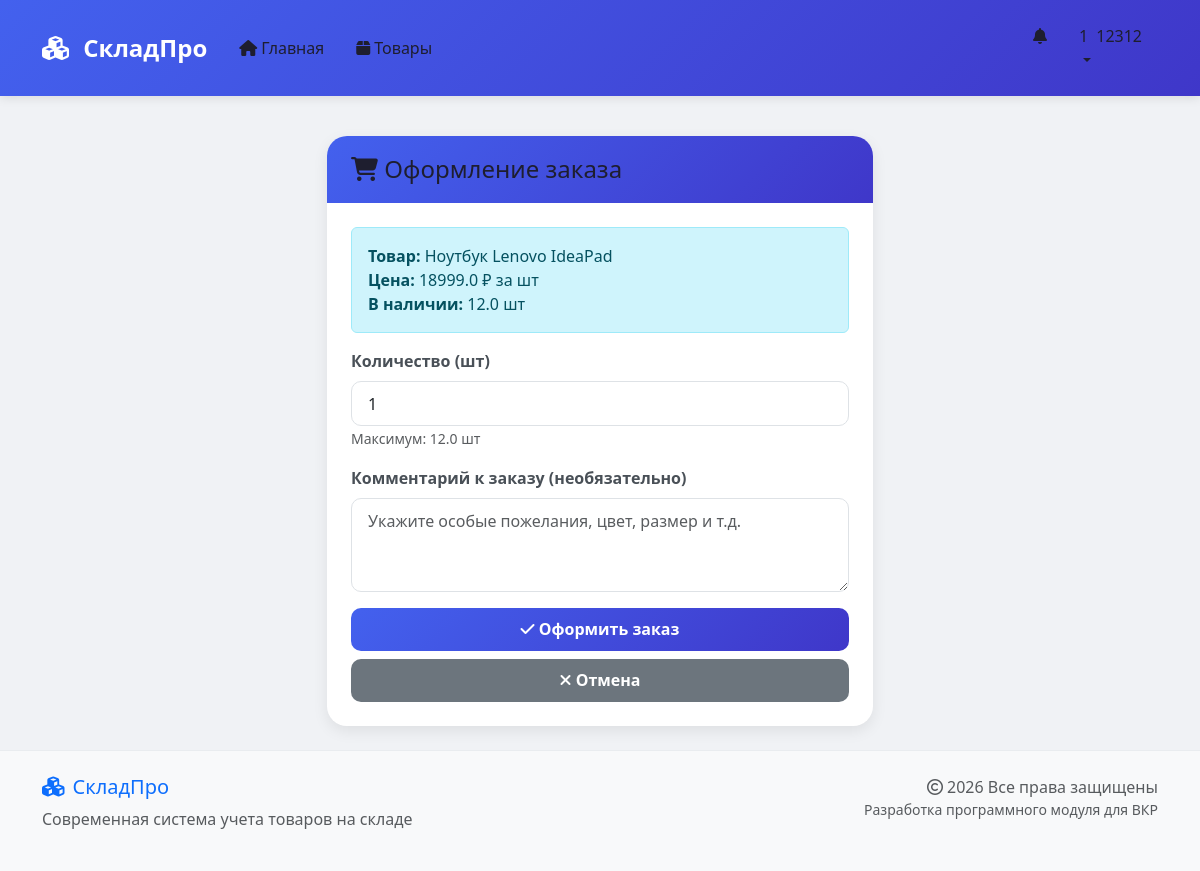
Page /order/1 (signed in) on the committed database.
### app/models.py (models this page shows, shortened)
class User(UserMixin, db.Model):
    id = db.Column(db.Integer, primary_key=True)
    username = db.Column(db.String(80), unique=True, nullable=False)
    email = db.Column(db.String(120), unique=True, nullable=False)
    password = db.Column(db.String(200), nullable=False)
    role = db.Column(db.String(20), default='client')
    created_at = db.Column(db.DateTime, default=datetime.utcnow)
    movements = db.relationship('Movement', backref='user', lazy=True)
    def can_sell(self):
        return self.role in ['admin', 'manager', 'storekeeper']
    def can_view_reports(self):
        return self.role in ['admin', 'director', 'accountant', 'viewer']
    def is_admin(self):
        return self.role == 'admin'

class Product(db.Model):
    id = db.Column(db.Integer, primary_key=True)
    name = db.Column(db.String(100), nullable=False)
    article = db.Column(db.String(50), unique=True)
    quantity = db.Column(db.Float, default=0)
    price = db.Column(db.Float, nullable=False)
    category = db.Column(db.String(50))
    unit = db.Column(db.String(10), default='шт')
    manufacturer = db.Column(db.String(100))
    min_stock = db.Column(db.Float, default=5)
    location = db.Column(db.String(50))
    movements = db.relationship('Movement', backref='product', lazy=True)

### app/routes.py (the view, shortened to what this page needs)
@bp.route('/order/<int:product_id>', methods=['GET', 'POST'])
@login_required
def create_order(product_id):
    if current_user.role != 'client':
        flash('Доступ запрещен. Только для клиентов.', 'danger')
        return redirect(url_for('routes.index'))
    product = Product.query.get_or_404(product_id)
    return render_template('create_order.html', product=product)

### app/__init__.py (called while the page is built)
@login_manager.user_loader
def load_user(user_id):
    from app.models import User
    return User.query.get(int(user_id))

### app/templates/create_order.html
{% extends "base.html" %}
{% block content %}
<div class="row justify-content-center">
    <div class="col-md-6">
        <div class="card">
            <div class="card-header bg-primary text-white">
                <h4 class="mb-0"><i class="fas fa-shopping-cart"></i> Оформление заказа</h4>
            </div>
            <div class="card-body">
                <div class="alert alert-info">
                    <strong>Товар:</strong> {{ product.name }}<br>
                    <strong>Цена:</strong> {{ product.price }} ₽ за {{ product.unit }}<br>
                    <strong>В наличии:</strong> {{ product.quantity }} {{ product.unit }}
                </div>
                <form method="POST">
                    <div class="mb-3">
                        <label class="form-label">Количество ({{ product.unit }})</label>
                        <input type="number" name="quantity" class="form-control"
                               step="0.01" min="0.01" max="{{ product.quantity }}" value="1" required>
                        <small class="text-muted">Максимум: {{ product.quantity }} {{ product.unit }}</small>
                    </div>
                    <div class="mb-3">
                        <label class="form-label">Комментарий к заказу (необязательно)</label>
                        <textarea name="comment" class="form-control" rows="3"
                                  placeholder="Укажите особые пожелания, цвет, размер и т.д."></textarea>
                    </div>
                    <div class="d-grid gap-2">
                        <button type="submit" class="btn btn-primary">
                            <i class="fas fa-check"></i> Оформить заказ
                        </button>
                        <a href="{{ url_for('routes.products') }}" class="btn btn-secondary">
                            <i class="fas fa-times"></i> Отмена
                        </a>
                    </div>
                </form>
            </div>
        </div>
    </div>
</div>
{% endblock %}

### app/templates/base.html (shortened to what this page needs)
<!DOCTYPE html>
<html lang="ru">
<head>
    <link href="https://cdn.jsdelivr.net/npm/bootstrap@5.3.0/dist/css/bootstrap.min.css" rel="stylesheet">
    <link rel="stylesheet" href="https://cdnjs.cloudflare.com/ajax/libs/font-awesome/6.4.0/css/all.min.css">
    <link rel="stylesheet" href="https://cdnjs.cloudflare.com/ajax/libs/animate.css/4.1.1/animate.min.css">
    <link rel="stylesheet" href="{{ url_for('static', filename='css/style.css') }}">
</head>
<body>
    <nav class="navbar navbar-expand-lg navbar-dark bg-primary sticky-top">
        <div class="container">
            <a class="navbar-brand" href="{{ url_for('routes.index') }}">
                <i class="fas fa-cubes me-2"></i>
                <span class="fw-bold">СкладПро</span>
            </a>
            <div class="collapse navbar-collapse" id="navbarNav">
                <ul class="navbar-nav me-auto">
                    <li class="nav-item">
                        <a class="nav-link text-white" href="{{ url_for('routes.index') }}">
                            <i class="fas fa-home me-1"></i>Главная
                        </a>
                    </li>
                    <li class="nav-item">
                        <a class="nav-link text-white" href="{{ url_for('routes.products') }}">
                            <i class="fas fa-box me-1"></i>Товары
                        </a>
                    </li>
                </ul>
                <ul class="navbar-nav">
                    {% if current_user.is_authenticated %}
                        <li class="nav-item">
                            <a class="nav-link text-white position-relative" href="{{ url_for('routes.notifications') }}">
                                <i class="fas fa-bell"></i>
                            </a>
                        </li>
                        <li class="nav-item dropdown">
                            <a class="nav-link dropdown-toggle text-white" href="#" role="button" data-bs-toggle="dropdown">
                                <div class="d-flex align-items-center">
                                    <div class="avatar-circle me-2">
                                        <span class="initial">{{ current_user.username[0]|upper }}</span>
                                    </div>
                                    <span>{{ current_user.username }}</span>
                                </div>
                            </a>
                        </li>
                    {% endif %}
                </ul>
            </div>
        </div>
    </nav>
    <main class="container my-4 animate__animated animate__fadeIn">
        {% block content %}{% endblock %}
    </main>
    <footer class="footer mt-auto py-4 bg-light">
        <div class="container">
            <div class="row">
                <div class="col-md-6">
                    <h5 class="text-primary"><i class="fas fa-cubes me-2"></i>СкладПро</h5>
                    <p class="text-muted">Современная система учета товаров на складе</p>
                </div>
                <div class="col-md-6 text-md-end">
                    <p class="text-muted mb-0">
                        <i class="far fa-copyright me-1"></i>2026 Все права защищены
                    </p>
                    <p class="text-muted small">
                        Разработка программного модуля для ВКР
                    </p>
                </div>
            </div>
        </div>
    </footer>
</body>
</html>

### app/static/css/style.css (style rules this page uses)
* { margin: 0; padding: 0; box-sizing: border-box; }
body { font-family: 'Segoe UI', Tahoma, Geneva, Verdana, sans-serif; background: #f0f2f5; min-height: 100vh; display: flex; flex-direction: column; }
main { flex: 1; }
.navbar { padding: 1rem 0; box-shadow: 0 2px 10px rgba(0,0,0,0.1); }
.navbar-brand { font-size: 1.5rem; font-weight: 700; }
.nav-link { font-weight: 500; padding: 0.5rem 1rem !important; border-radius: 8px; transition: all 0.3s; }
.bg-primary { background: linear-gradient(135deg, #4361ee 0%, #3f37c9 100%) !important; }
.card { border: none; border-radius: 20px; box-shadow: 0 5px 15px rgba(0,0,0,0.08); transition: all 0.3s; overflow: hidden; background: white; }
.card-header { border-bottom: none; padding: 1.2rem 1.5rem; font-weight: 600; }
.card-body { padding: 1.5rem; }
.btn { padding: 0.6rem 1.2rem; font-weight: 600; border-radius: 10px; transition: all 0.3s; border: none; }
.btn-primary { background: linear-gradient(135deg, #4361ee 0%, #3f37c9 100%); }
.form-control, .form-select { border-radius: 10px; border: 1px solid #dee2e6; padding: 0.6rem 1rem; transition: all 0.3s; }
.form-label { font-weight: 600; color: #495057; margin-bottom: 0.5rem; }
.footer { background: white; border-top: 1px solid #e9ecef; margin-top: auto; padding: 1.5rem 0; }
.text-white { color: #1e1e2f !important; }

### rows in the picture
User: username "1", username "12312"
Product: name "Ноутбук Lenovo IdeaPad", price "18999.0", unit "шт", quantity "12.0"
